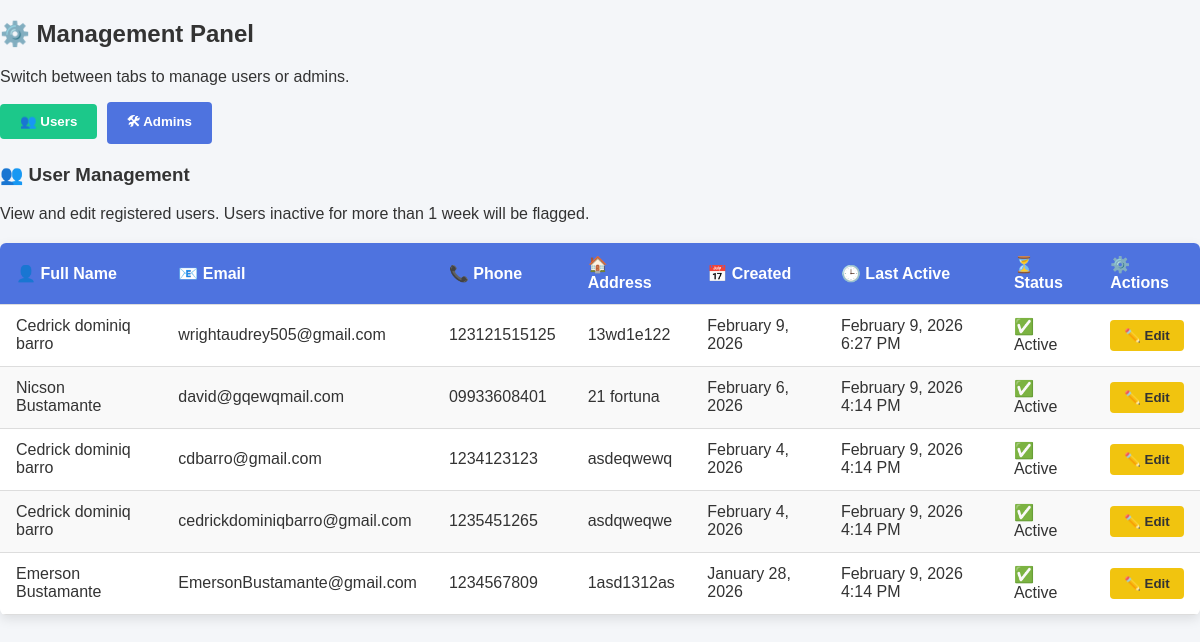
Page /admin-users-admin.php (signed in) on the committed database.
### tables this page shows
CREATE TABLE `users` (
  `id` int(11) NOT NULL,
  `fullname` varchar(100) NOT NULL,
  `email` varchar(100) NOT NULL,
  `phone` varchar(20) DEFAULT NULL,
  `address` varchar(255) DEFAULT NULL,
  `password` varchar(255) NOT NULL,
  `created_at` timestamp NOT NULL DEFAULT current_timestamp(),
  `reset_token` varchar(64) DEFAULT NULL,
  `reset_expires` datetime DEFAULT NULL,
  `last_active` datetime DEFAULT current_timestamp()
);

### admin-users-admin.php (the view, shortened to what this page needs)
<?php
include 'db.php';
?>
<!DOCTYPE html>
<html lang="en">
<head>
  <link rel="stylesheet" href="admin-dashboard.css">
</head>
<body>
<h2>⚙️ Management Panel</h2>
<p>Switch between tabs to manage users or admins.</p>
<div class="tab-nav">
  <button class="tab-btn active" onclick="openTab('users-tab')">👥 Users</button>
  <button class="tab-btn" onclick="openTab('admins-tab')">🛠 Admins</button>
</div>
<div id="users-tab" class="tab-content active">
  <h3>👥 User Management</h3>
  <p>View and edit registered users. Users inactive for more than 1 week will be flagged.</p>
  <div class="user-table-wrapper">
    <table id="users-table">
      <thead>
            <tr>
                <th>👤 Full Name</th>
                <th>📧 Email</th>
                <th>📞 Phone</th>
                <th>🏠 Address</th>
                <th>📅 Created</th>
                <th>🕒 Last Active</th>
                <th>⏳ Status</th>
                <th>⚙️ Actions</th>
            </tr>
      </thead>
      <tbody>
        <?php
        $result = $conn->query("SELECT id, fullname, email, phone, address, created_at, last_active FROM users ORDER BY created_at DESC");
if ($result && $result->num_rows > 0) {
  while ($row = $result->fetch_assoc()) {
    $createdDate = date("F j, Y", strtotime($row['created_at']));
    $lastActiveDisplay = $row['last_active'] ? date("F j, Y g:i A", strtotime($row['last_active'])) : "—";
    $lastActive = $row['last_active'] ? strtotime($row['last_active']) : strtotime($row['created_at']);
    $inactiveDays = (time() - $lastActive) / (60 * 60 * 24);
    $status = $inactiveDays > 7 ? "⚠️ Inactive > 1 week" : "✅ Active";
    echo "<tr>
            <td>" . htmlspecialchars($row['fullname']) . "</td>
            <td>" . htmlspecialchars($row['email']) . "</td>
            <td>" . htmlspecialchars($row['phone']) . "</td>
            <td>" . htmlspecialchars($row['address']) . "</td>
            <td>" . $createdDate . "</td>
            <td>" . $lastActiveDisplay . "</td>
            <td>" . $status . "</td>
            <td>
              <button class='btn btn-warning edit-btn'
                      data-id='" . $row['id'] . "'
                      data-name='" . htmlspecialchars($row['fullname']) . "'
                      data-email='" . htmlspecialchars($row['email']) . "'
                      data-phone='" . htmlspecialchars($row['phone']) . "'
                      data-address='" . htmlspecialchars($row['address']) . "'>✏️ Edit</button>
            </td>
          </tr>";
  }
} else {
  echo "<tr><td colspan='8' style='text-align:center;'>🚫 No users found</td></tr>";
}
        ?>
      </tbody>
    </table>
  </div>
</div>
</body>
</html>

### admin-dashboard.css (style rules this page uses)
body { margin: 0; font-family: Arial, sans-serif; background: #f4f6f9; color: #333; }
#users-table { width: 100%; border-collapse: collapse; margin-top: 15px; background: #fff; box-shadow: 0 4px 12px rgba(0,0,0,0.1); border-radius: 6px; overflow: hidden; }
#users-table th, #users-table td { padding: 12px 16px; text-align: left; }
#users-table th { background: #4e73df; color: #fff; font-weight: bold; }
#users-table tr:nth-child(even) { background: #f9f9f9; }
.edit-btn { background: #f1c40f; color: #fff; border: none; padding: 6px 12px; border-radius: 4px; cursor: pointer; font-weight: bold; }
.btn { padding: 8px 14px; border: none; border-radius: 4px; cursor: pointer; font-weight: bold; color: #fff; transition: background 0.3s ease; }
.btn-warning { background: #f1c40f; color: #333; }
.edit-btn { background: #f1c40f; color: #333; }
.user-table-wrapper { margin-top: 20px; }
.user-table-wrapper table { width: 100%; border-collapse: collapse; }
.user-table-wrapper th, .user-table-wrapper td { padding: 10px; border-bottom: 1px solid #ddd; }
.tab-nav { margin-bottom: 20px; }
.tab-btn { padding: 10px 20px; border: none; cursor: pointer; background: #4e73df; color: #fff; font-weight: bold; margin-right: 5px; border-radius: 4px; }
.tab-btn.active { background: #1cc88a; }
.tab-content { display: none; }
.tab-content.active { display: block; }

### rows in the picture
users: fullname "Cedrick dominiq barro", email "wrightaudrey505@gmail.com", phone "123121515125", address "13wd1e122", created_at "February 9, 2026", last_active "February 9, 2026 6:27 PM", last_active "✅ Active"
users: fullname "Nicson Bustamante", email "david@gqewqmail.com", phone "09933608401", address "21 fortuna", created_at "February 6, 2026", last_active "February 9, 2026 4:14 PM", last_active "✅ Active"
users: fullname "Cedrick dominiq barro", email "cdbarro@gmail.com", phone "1234123123", address "asdeqwewq", created_at "February 4, 2026", last_active "February 9, 2026 4:14 PM", last_active "✅ Active"
users: fullname "Cedrick dominiq barro", email "cedrickdominiqbarro@gmail.com", phone "1235451265", address "asdqweqwe", created_at "February 4, 2026", last_active "February 9, 2026 4:14 PM", last_active "✅ Active"
users: fullname "Emerson Bustamante", email "EmersonBustamante@gmail.com", phone "1234567809", address "1asd1312as", created_at "January 28, 2026", last_active "February 9, 2026 4:14 PM", last_active "✅ Active"
